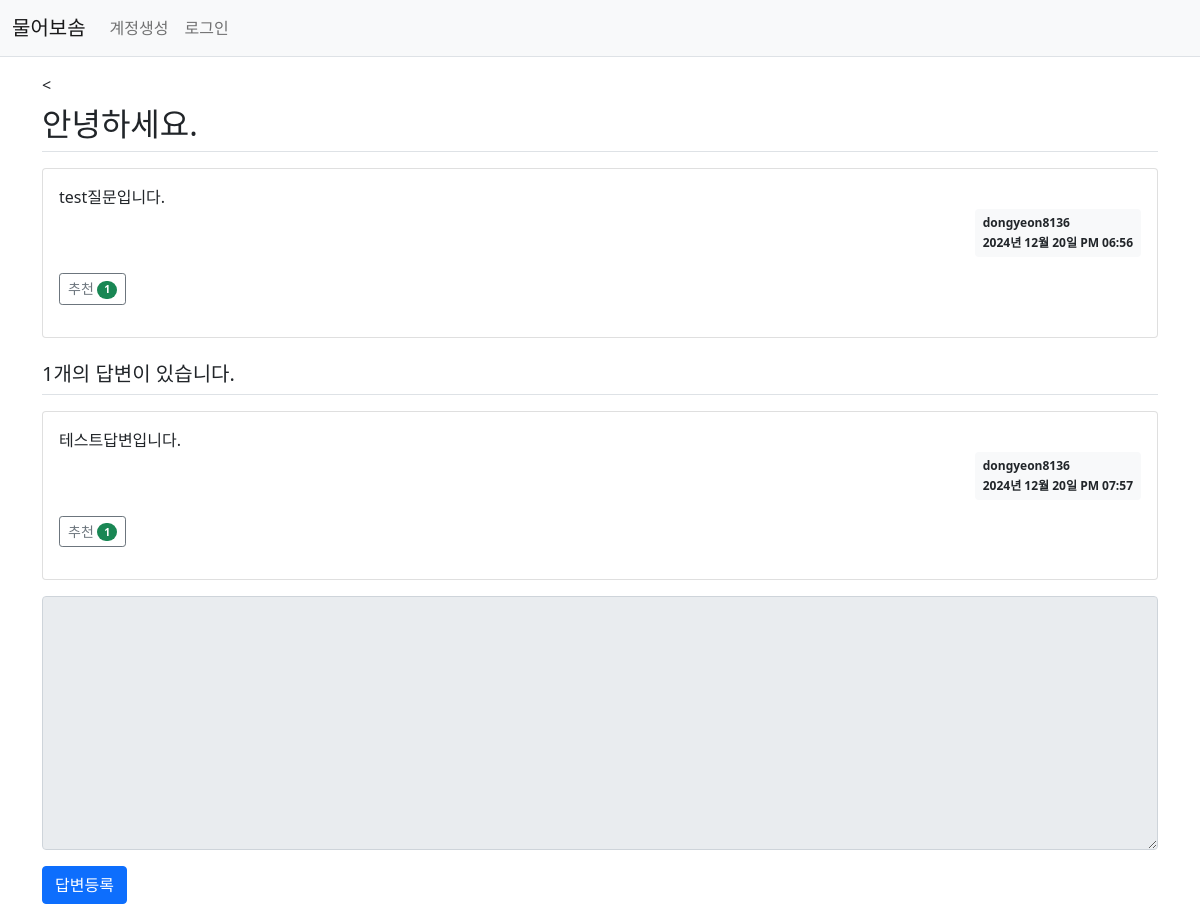
The app's page /question/detail/1/ with its own data.
### pybo/models.py (models this page shows)
class Question(db.Model):
    id = db.Column(db.Integer, primary_key=True)
    subject = db.Column(db.String(200), nullable=False)
    content = db.Column(db.Text(), nullable=False)
    create_date = db.Column(db.DateTime(), nullable=False)
    user_id = db.Column(db.Integer, db.ForeignKey('user.id', ondelete='CASCADE'), nullable=False)
    user = db.relationship('User', backref=db.backref('question_set'))
    modify_date = db.Column(db.DateTime(), nullable=True)
    voter = db.relationship('User', secondary=question_voter, backref=db.backref('question_voter_set'))

class User(db.Model):
    id = db.Column(db.Integer, primary_key=True)
    userid = db.Column(db.String(150), nullable=False)
    username = db.Column(db.String(150), unique=True, nullable=False)
    student_id = db.Column(db.Integer, nullable=False)
    password = db.Column(db.String(200), nullable=False)
    email = db.Column(db.String(150), unique=True, nullable=False)
    major = db.Column(db.String(150), nullable=False)

class Answer(db.Model):
    id = db.Column(db.Integer, primary_key=True)
    question_id = db.Column(db.Integer, db.ForeignKey('question.id', ondelete='CASCADE'))
    question = db.relationship('Question', backref=db.backref('answer_set'))
    content = db.Column(db.Text(), nullable=False)
    create_date = db.Column(db.DateTime(), nullable=False)
    user_id = db.Column(db.Integer, db.ForeignKey('user.id', ondelete='CASCADE'), nullable=False)
    user = db.relationship('User', backref=db.backref('answer_set'))
    modify_date = db.Column(db.DateTime(), nullable=True)
    voter =db.relationship('User', secondary=answer_voter, backref=db.backref('answer_voter_set'))

### pybo/views/question_views.py (the view)
@bp.route('/detail/<int:question_id>/')
def detail(question_id):
    form = AnswerForm()
    question = Question.query.get_or_404(question_id)
    return render_template('question/question_detail.html', question=question, form=form)

### pybo/forms.py
class AnswerForm(FlaskForm):
    content = TextAreaField('내용', validators=[DataRequired('내용은 필수입력 항목입니다.')])

### pybo/filter.py (called while the page is built)
def format_datetime(value, fmt='%Y년 %m월 %d일 %p %I:%M'):
    return value.strftime(fmt)

### pybo/views/auth_views.py (called while the page is built)
@bp.before_app_request
def load_logged_in_user():
    user_id = session.get('user_id')
    if user_id is None:
        g.user = None
    else:
        g.user = User.query.get(user_id)

### pybo/templates/question/question_detail.html (shortened to what this page needs)
{% extends 'base.html' %}
{% block content %}
<div class="container my-3">
    <<h2 class="border-bottom py-2">{{ question.subject }}</h2>
    <div class="card my-3">
        <div class="card-body">
            <div class="card-text" style="white-space: pre-line;">{{ question.content }}</div>
            <div class="d-flex justify-content-end">
                <div class="badge bg-light text-dark p-2 text-start">
                    <div class="mb-2">{{ question.user.userid }}</div>
                    <div>{{ question.create_date|datetime }}</div>
                </div>
            </div>
            <div class="my-3">
                <a href="javascript:void(0)" data-uri="{{ url_for('question.vote', question_id=question.id) }}"
                   class="recommend btn btn-sm btn-outline-secondary">추천
                    <span class="badge rounded-pill bg-success">{{ question.voter|length }}</span>
                </a>
            </div>
        </div>
    </div>
    <h5 class="border-bottom my-3 py-2">{{ question.answer_set|length }}개의 답변이 있습니다.</h5>
    {% for answer in question.answer_set %}
    <div class="card my-3">
        <div class="card-body">
            <div class="card-text" style="white-space: pre-line;">{{ answer.content }}</div>
            <div class="d-flex justify-content-end">
                <div class="badge bg-light text-dark p-2 text-start">
                    <div class="mb-2">{{ answer.user.userid }}</div>
                    <div>{{ answer.create_date|datetime}}</div>
                </div>
            </div>
            <div class="my-3">
                <a href="javascript:void(0)" data-uri="{{ url_for('answer.vote', answer_id=answer.id) }}"
                   class="recommend btn btn-sm btn-outline-secondary">추천
                    <span class="badge rounded-pill bg-success">{{ answer.voter|length }}</span>
                </a>
            </div>
        </div>
    </div>
    {% endfor %}
    <form action="{{ url_for('answer.create', question_id=question.id) }}" method="post" class="my-3">
        <div class="mb-3">
            <textarea {% if not g.user %}disabled{% endif %}
                      name="content" id="content" class="form-control" rows="10"></textarea>
        </div>
        <input type="submit" value="답변등록" class="btn btn-primary">
    </form>
</div>
{% endblock %}

### records on screen
Question: subject "안녕하세요.", content "test질문입니다.", create_date "2024년 12월 20일 PM 06:56"
User: user.userid "dongyeon8136"
Answer: content "테스트답변입니다.", user.userid "dongyeon8136", create_date "2024년 12월 20일 PM 07:57", voter|length "1"

### other values on screen
{{ question.voter|length }} "1"
{{ question.answer_set|length }} "1"
